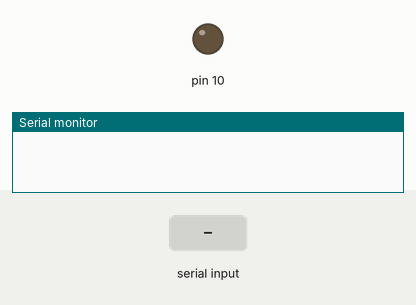
Recording of a sketch running on a simulated Arduino Uno, built with avr-gcc and run on an emulated ATmega328P. Shown: output pins drawn as LEDs (lit = HIGH), the last lines printed to the serial monitor. The inputs (shaded band) are chosen by the test bench.

Above: at 1.2 s.
1.3 s: "2" received over Serial
At 1.54 s:
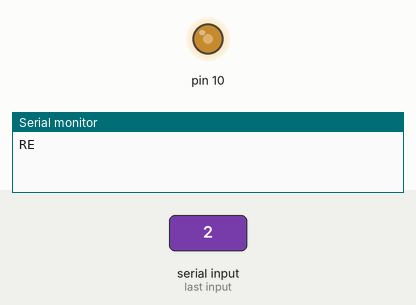
3.2 s: byte 54 ('6') received over Serial
At 4.7 s:
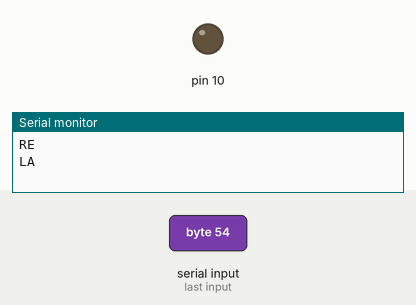
5.0 s: byte 55 ('7') received over Serial
At 5.16 s:
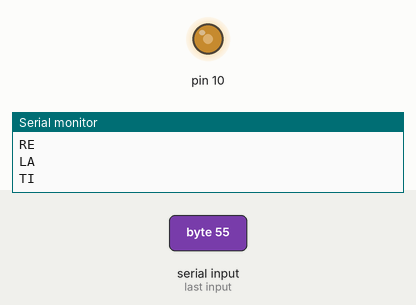
6.5 s: "3" received over Serial
At 7.7 s:
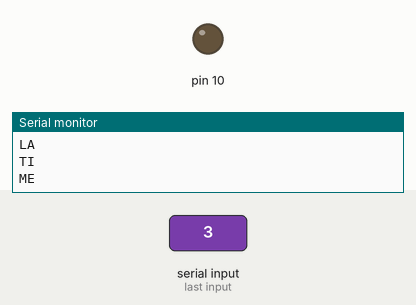
8.0 s: "5" received over Serial
At 8.2 s:
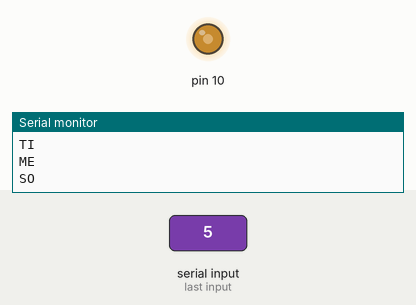
Timing chart, 0 to 10.5 s (numbered marks = the images above; inputs shaded):
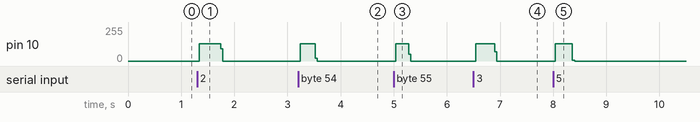

The sketch:

EX4.4.ino
```cpp
void setup() {
  // put your setup code here, to run once:
  Serial.begin(9600);
  pinMode(10,OUTPUT);
}

void loop() {
  // put your main code here, to run repeatedly:
    if(Serial.available()>0)
  {
  char KBD = Serial.read();
    switch(KBD)
    {
    case '1' :
    case 'd' :
      Serial.println("DO");
      for(int x = 0 ; x<500 ; x++)
      {
      digitalWrite(10, HIGH);
      delayMicroseconds(478);
      digitalWrite(10, LOW);
      delayMicroseconds(478);
      }
      delay(100);
      break;

    case '2' :
    case 'r' :
      Serial.println("RE");
      for(int x = 0 ; x<500 ; x++)
      {
      digitalWrite(10, HIGH);
      delayMicroseconds(426);
      digitalWrite(10, LOW);
      delayMicroseconds(426);
      }
      delay(100);
      break;

    case '3' :
    case 'm' :
      Serial.println("ME");
      for(int x = 0 ; x<500 ; x++)
      {
      digitalWrite(10, HIGH);
      delayMicroseconds(379);
      digitalWrite(10, LOW);
      delayMicroseconds(379);
      }
      delay(100);
      break;

    case '4' :
    case 'f' :
      Serial.println("FA");
      for(int x = 0 ; x<500 ; x++)
      {
      digitalWrite(10, HIGH);
      delayMicroseconds(358);
      digitalWrite(10, LOW);
      delayMicroseconds(358);
      }
      delay(100);
      break;

    case '5' :
    case 'z' :
      Serial.println("SO");
      for(int x = 0 ; x<500 ; x++)
      {
      digitalWrite(10, HIGH);
      delayMicroseconds(319);
      digitalWrite(10, LOW);
      delayMicroseconds(319);
      }
      delay(100);
      break;

    case '6' :
    case 'l' :
      Serial.println("LA");
      for(int x = 0 ; x<500 ; x++)
      {
      digitalWrite(10, HIGH);
      delayMicroseconds(284);
      digitalWrite(10, LOW);
      delayMicroseconds(284);
      }
      delay(100);
      break;

    case '7' :
    case 't' :
      Serial.println("TI");
      for(int x = 0 ; x<500 ; x++)
      {
      digitalWrite(10, HIGH);
      delayMicroseconds(253);
      digitalWrite(10, LOW);
      delayMicroseconds(253);
      }
      delay(100);
      break;

   default:
      digitalWrite(10, LOW);
      break;
    }
  }
}
```

Measured:
- after the input at 1.3 s, pin 10: 0/255 → 129/255 at once, → 0/255 0.40 s later
- after the input at 3.2 s, pin 10: 0/255 → 128/255 at once, → 0/255 0.28 s later
- after the input at 5.0 s, pin 10: 0/255 → 128/255 at once, → 0/255 0.24 s later
- after the input at 6.5 s, pin 10: 0/255 → 128/255 at once, → 0/255 0.36 s later
- after the input at 8.0 s, pin 10: 0/255 → 128/255 at once, → 0/255 0.32 s later
